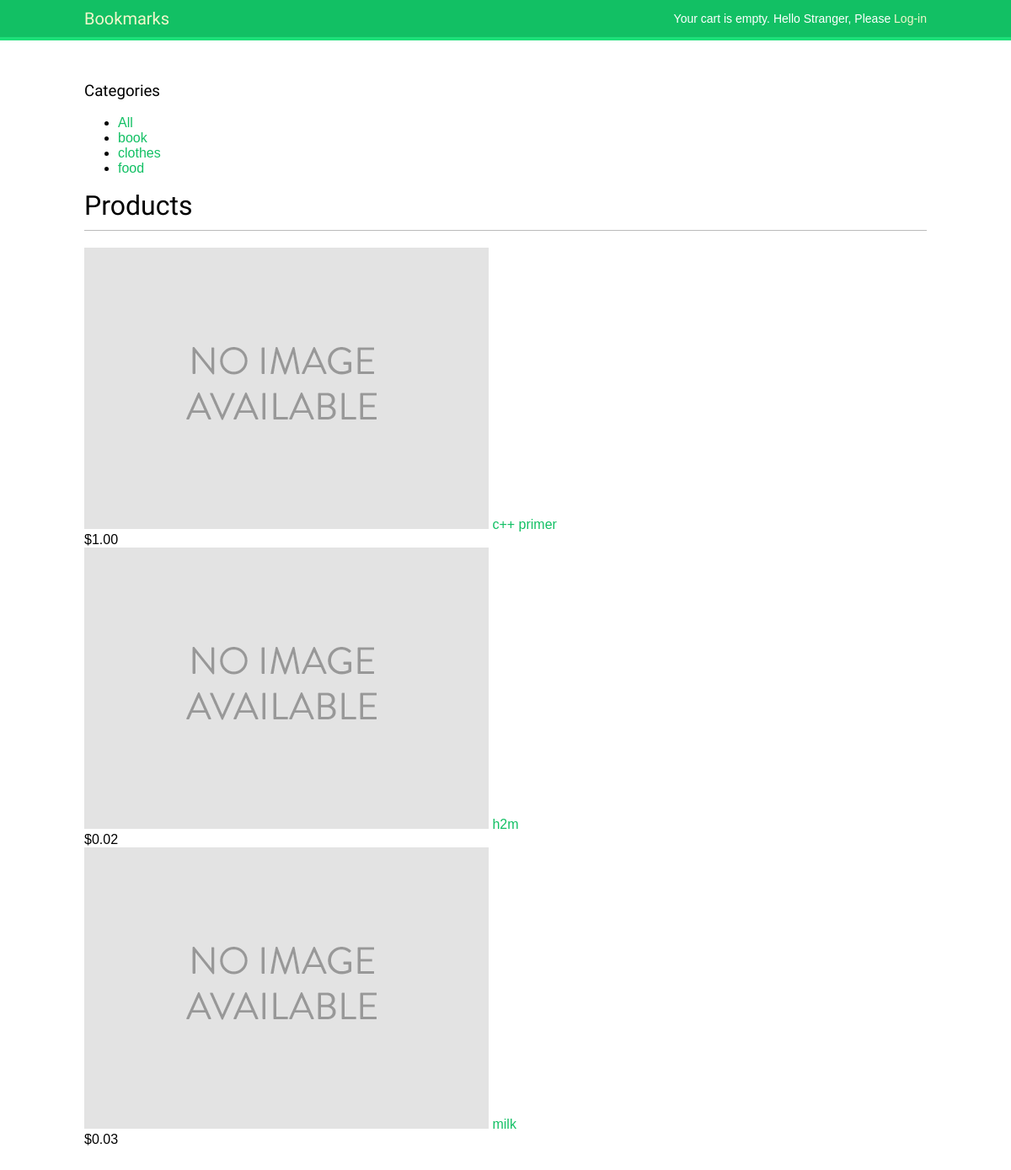
The app's page /shop/ with its own data.
### shop/models.py (models this page shows, shortened)
class Category(models.Model):
    name = models.CharField(max_length=200, db_index=True)
    slug = models.SlugField(max_length=200, db_index=True, unique=True)
    class Meta:
        ordering = ('name',)
        verbose_name = 'category'
        verbose_name_plural = 'categories'
    def get_absolute_url(self):
        return reverse('shop:product_list_by_category', args=[self.slug])

class Product(models.Model):
    category = models.ForeignKey(Category,
                                 related_name='products', on_delete=models.CASCADE)
    name = models.CharField(max_length=200, db_index=True, )
    slug = models.SlugField(max_length=200, db_index=True, unique=True)
    image = models.ImageField(upload_to='products/%Y/%m/%d',
                              blank=True)
    description = models.TextField(blank=True)
    price = models.DecimalField(max_digits=10, decimal_places=2)
    stock = models.PositiveIntegerField()
    available = models.BooleanField(default=True)
    created = models.DateTimeField(auto_now_add=True)
    updated = models.DateTimeField(auto_now=True)
    class Meta:
        ordering = ('name',)
        index_together = (('id', 'slug'),)
    def get_absolute_url(self):
        return reverse('shop:product_detail', args=[self.id, self.slug])

### shop/views.py (the view)
# urls.py: path('', views.product_list, name='product_list'),
def product_list(request, category_slug=None):
    category = None
    categories = Category.objects.all()
    products = Product.objects.filter(available=True)
    if category_slug:
        print("waht {}".format(category_slug))
        category = get_object_or_404(Category,
                                     slug=category_slug)
        products = products.filter(category=category)
    return render(request, 'shop/product/list.html',
                  {'category': category,
                   'categories': categories,
                   'products': products})

### cart/cart.py (called while the page is built)
    def __len__(self):
        return sum(item['quantity'] for item in self.cart.values())

### cart/context_processors.py (called while the page is built)
def cart(request):
    return {'cart': Cart(request)}

### shop/templates/shop/product/list.html (shortened to what this page needs)
{% extends "base.html" %}
{% load static %}
{% block content %}
    <div id="sidebar">
        <h3>Categories</h3>
        <ul>
            <li {% if not category %}class="selected"{% endif %}>
                <a href="{% url "shop:product_list" %}">All</a>
            </li>
        {% for c in categories %}
            <li {% if category.slug == c.slug %}class="selected"{% endif %}>
                <a href="{{ c.get_absolute_url }}">{{ c.name }}</a>
            </li>
        {% endfor %}
        </ul>
    </div>
    <div id="main" class="product-list">
        <h1>{% if category %}{{ category.name }}{% else %}Products{% endif %}</h1>
        {% for product in products %}
            <div class="item">
                <a href="{{ product.get_absolute_url }}">
                    <img src="{% if product.image %}{{ product.image.url }}{% else %}{% static "img/no_image.png" %}{% endif %}">
                </a>
                <a href="{{ product.get_absolute_url }}">{{ product.name }}</a><br>
                ${{ product.price }}
            </div>
        {% endfor %}
    </div>
{% endblock %}

### static/css/base.css (style rules this page uses)
body { margin:0; padding:0; font-family:helvetica, sans-serif; }
a { color:#12c064; text-decoration:none; }
h1, h2, h3, h4, h5 , h6 { font-family: 'Muli', sans-serif; font-weight:normal; }
h1 { border-bottom:1px solid #bbb; padding:0 0 10px 0; margin:10px 0 20px 0; }

### records on screen
Category: name "book"
Category: name "clothes"
Category: name "food"
Product: name "c++ primer", price "1.00"
Product: name "h2m", price "0.02"
Product: name "milk", price "0.03"
